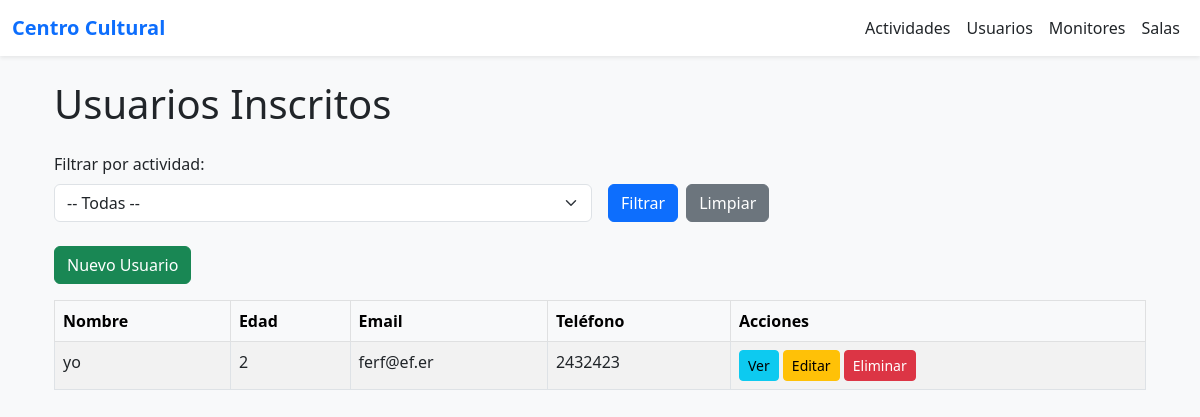
/usuarios/, run on an earlier commit of the app's database.
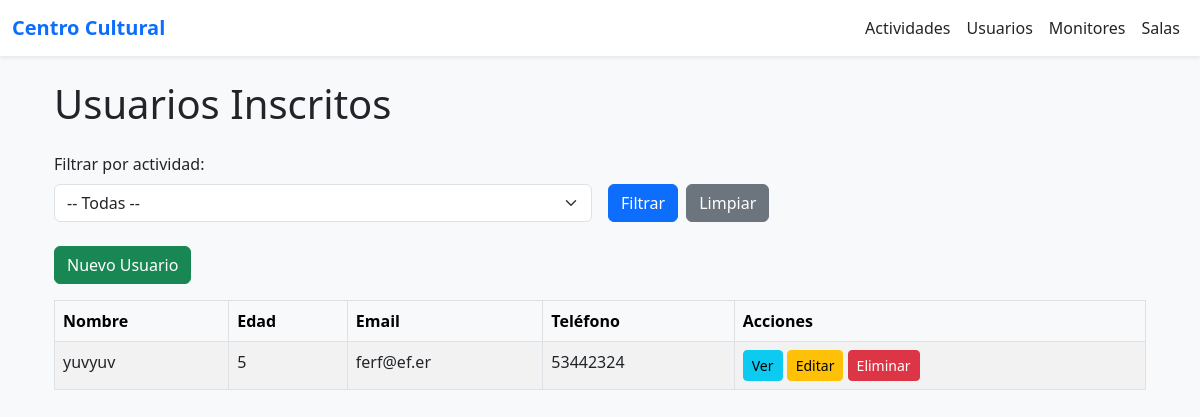
And on a later commit of the database.
### app_bbdd/models.py (models this page shows, shortened)
class UsuarioInscrito(models.Model):
    nombre = models.CharField(max_length=100)
    edad = models.PositiveIntegerField()
    email = models.EmailField()
    telefono = models.CharField(max_length=20)

### app_bbdd/views.py (the view)
# urls.py: path('', views.lista_usuarios, name='lista_usuarios'),
def lista_usuarios(request):
    actividad_id = request.GET.get('actividad')
    if actividad_id:
        usuarios = UsuarioInscrito.objects.filter(actividades__id=actividad_id)
    else:
        usuarios = UsuarioInscrito.objects.all()
    return render(request, 'usuarios/lista.html', {'usuarios': usuarios})

### app_bbdd/templates/usuarios/lista.html (shortened to what this page needs)
{% extends 'base.html' %}
{% block content %}
<div class="container mt-4">
    <h1 class="mb-4">Usuarios Inscritos</h1>
    <form method="get" class="row g-3 mb-4">
        <div class="col-md-6">
            <label for="actividad" class="form-label">Filtrar por actividad:</label>
            <select name="actividad" id="actividad" class="form-select">
                <option value="">-- Todas --</option>
            </select>
        </div>
        <div class="col-md-6 d-flex align-items-end">
            <button type="submit" class="btn btn-primary me-2">Filtrar</button>
            <a href="{% url 'lista_usuarios' %}" class="btn btn-secondary">Limpiar</a>
        </div>
    </form>
    <div class="mb-3">
        <a href="{% url 'crear_usuario' %}" class="btn btn-success">Nuevo Usuario</a>
    </div>
    <table class="table table-striped table-bordered">
        <thead class="table-light">
            <tr>
                <th>Nombre</th>
                <th>Edad</th>
                <th>Email</th>
                <th>Teléfono</th>
                <th>Acciones</th>
            </tr>
        </thead>
        <tbody>
            {% for usuario in usuarios %}
                <tr>
                    <td>{{ usuario.nombre }}</td>
                    <td>{{ usuario.edad }}</td>
                    <td>{{ usuario.email }}</td>
                    <td>{{ usuario.telefono }}</td>
                    <td>
                        <a href="{% url 'detalle_usuario' usuario.id %}" class="btn btn-sm btn-info">Ver</a>
                        <a href="{% url 'editar_usuario' usuario.id %}" class="btn btn-sm btn-warning">Editar</a>
                        <a href="{% url 'eliminar_usuario' usuario.id %}" class="btn btn-sm btn-danger">Eliminar</a>
                    </td>
                </tr>
            {% empty %}
                <tr>
                    <td colspan="5" class="text-center">No hay usuarios registrados.</td>
                </tr>
            {% endfor %}
        </tbody>
    </table>
</div>
{% endblock %}

What changed in the data, as far as the page shows it:
removed UsuarioInscrito: nombre "yo", edad "2", email "ferf@ef.er", telefono "2432423"
added UsuarioInscrito: nombre "yuvyuv", edad "5", email "ferf@ef.er", telefono "53442324"
